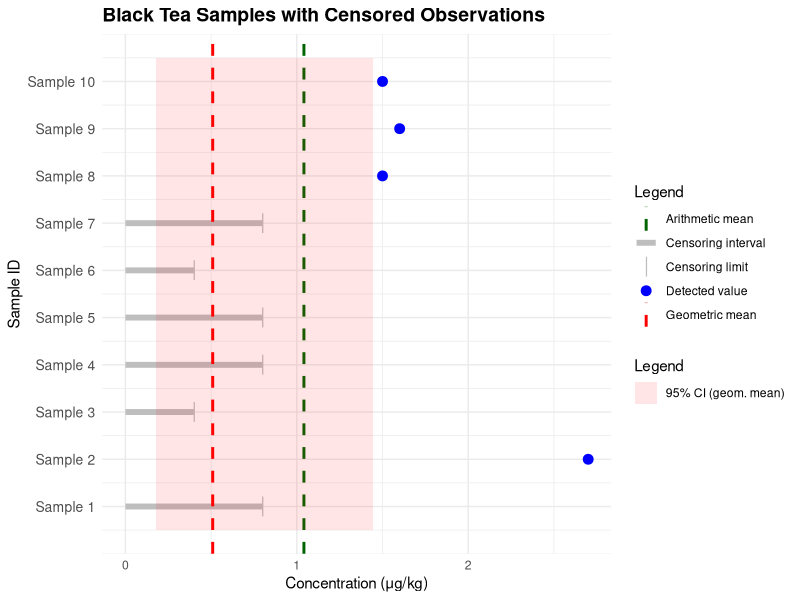

Write R code to recreate this figure.
library(survival)
library(ggplot2)

# Black tea data with NA for NDs/NQs, from studies by Girelli et al. (2017)
Black <- data.frame(
  conc_left = c(NA, 2.7, NA, NA, NA, NA, NA, 1.5, 1.6, 1.5),  # NA for NDs/NQs
  conc_right = c(0.8, 2.7, 0.4, 0.8, 0.8, 0.4, 0.8, 1.5, 1.6, 1.5)  # LOD/LOQ for NDs/NQs
)

# Fit the interval-censored lognormal model
modelBlack <- survreg(Surv(conc_left, conc_right, type = "interval2") ~ 1,
                      data = Black, dist = "lognormal")

# Get detailed summary
cat("\n=== SURVIVAL ANALYSIS RESULTS ===\n")
summary(modelBlack)

# Extract parameters
log_mean <- coef(modelBlack)  # Mean on log scale
log_sd <- modelBlack$scale    # SD on log scale

# Transform to original scale
geometric_mean <- exp(log_mean)                     # Median (geometric mean)
arithmetic_mean <- exp(log_mean + (log_sd^2)/2)     # Arithmetic mean
geometric_sd <- exp(log_sd)                         # Geometric SD

# Get confidence intervals
conf_log <- confint(modelBlack)        # On log scale
conf_geom <- exp(conf_log)             # On original scale

# Create results table
results <- data.frame(
  Parameter = c("Log Mean", "Log SD", 
                "Geometric Mean (Median)", "Arithmetic Mean",
                "Geometric SD"),
  Estimate = c(round(log_mean, 3), round(log_sd, 3),
               round(geometric_mean, 3), round(arithmetic_mean, 3),
               round(geometric_sd, 3)),
  `95% CI Lower` = c(round(conf_log[1], 3), NA, 
                     round(conf_geom[1], 3), NA, NA),
  `95% CI Upper` = c(round(conf_log[2], 3), NA, 
                     round(conf_geom[2], 3), NA, NA),
  Units = c("log(μg/kg)", "log(μg/kg)", "μg/kg", "μg/kg", "multiplicative factor")
)

cat("\n=== PARAMETER ESTIMATES ===\n")
print(results, row.names = FALSE)

# Compare with naive methods
cat("\n=== COMPARISON WITH NAIVE METHODS ===\n")

# Method 1: Use only detects (ignores NDs/NQs)
mean_detects_only <- mean(Black$conc_left, na.rm = TRUE)

# Method 2: LOD/2 substitution
conc_LOD2 <- ifelse(is.na(Black$conc_left), Black$conc_right/2, Black$conc_left)
mean_LOD2 <- mean(conc_LOD2)

# Method 3: Zero substitution (worst case)
conc_zero <- ifelse(is.na(Black$conc_left), 0, Black$conc_left)
mean_zero <- mean(conc_zero)

comparison <- data.frame(
  Method = c("Interval-Censored Survival", 
             "Detects Only (excludes NDs/NQs)", 
             "LOD/2 Substitution", 
             "Zero Substitution"),
  Estimate = round(c(arithmetic_mean, mean_detects_only, mean_LOD2, mean_zero), 3),
  `% Difference from Recommended Method` = round(c(0, 
                                         (mean_detects_only - arithmetic_mean)/arithmetic_mean*100,
                                         (mean_LOD2 - arithmetic_mean)/arithmetic_mean*100,
                                         (mean_zero - arithmetic_mean)/arithmetic_mean*100), 1)
)

print(comparison, row.names = FALSE)



# Add Sample ID to Black
Black$Sample <- 1:nrow(Black)

# Create a visualization with mapped aesthetics for legend
p <- ggplot() +
  # Censoring intervals (horizontal segments)
  geom_segment(data = Black[is.na(Black$conc_left), ],
               aes(x = 0, xend = conc_right, y = Sample, yend = Sample,
                   color = "Censoring interval"), linewidth = 2) +
  # Censoring limits (vertical ticks)
  geom_point(data = Black[is.na(Black$conc_left), ],
             aes(x = conc_right, y = Sample, color = "Censoring limit"),
             shape = "|", size = 5) +
  # Detected values
  geom_point(data = Black[!is.na(Black$conc_left), ],
             aes(x = conc_left, y = Sample, color = "Detected value"),
             shape = 19, size = 3) +
  # Fitted geometric mean
  geom_vline(aes(xintercept = geometric_mean, color = "Geometric mean"),
             linetype = "dashed", linewidth = 1) +
  # Fitted arithmetic mean
  geom_vline(aes(xintercept = arithmetic_mean, color = "Arithmetic mean"),
             linetype = "dashed", linewidth = 1) +
  # Confidence interval
  geom_rect(aes(xmin = conf_geom[1], xmax = conf_geom[2],
                ymin = 0.5, ymax = 10.5, fill = "95% CI (geom. mean)"),
            alpha = 0.1) +
  labs(
    title = "Black Tea Samples with Censored Observations",
    x = "Concentration (μg/kg)",
    y = "Sample ID",
    color = "Legend",   # legend title for colors
    fill = "Legend"     # legend title for fills
  ) +
  theme_minimal() +
  theme(
    plot.title = element_text(face = "bold", size = 14),
    axis.text.y = element_text(size = 10)
  ) +
  scale_y_continuous(breaks = 1:10, labels = paste("Sample", 1:10)) +
  scale_color_manual(values = c(
    "Censoring interval" = "gray",
    "Censoring limit" = "gray",
    "Detected value" = "blue",
    "Geometric mean" = "red",
    "Arithmetic mean" = "darkgreen"
  )) +
  scale_fill_manual(values = c("95% CI (geom. mean)" = "red"))

print(p)